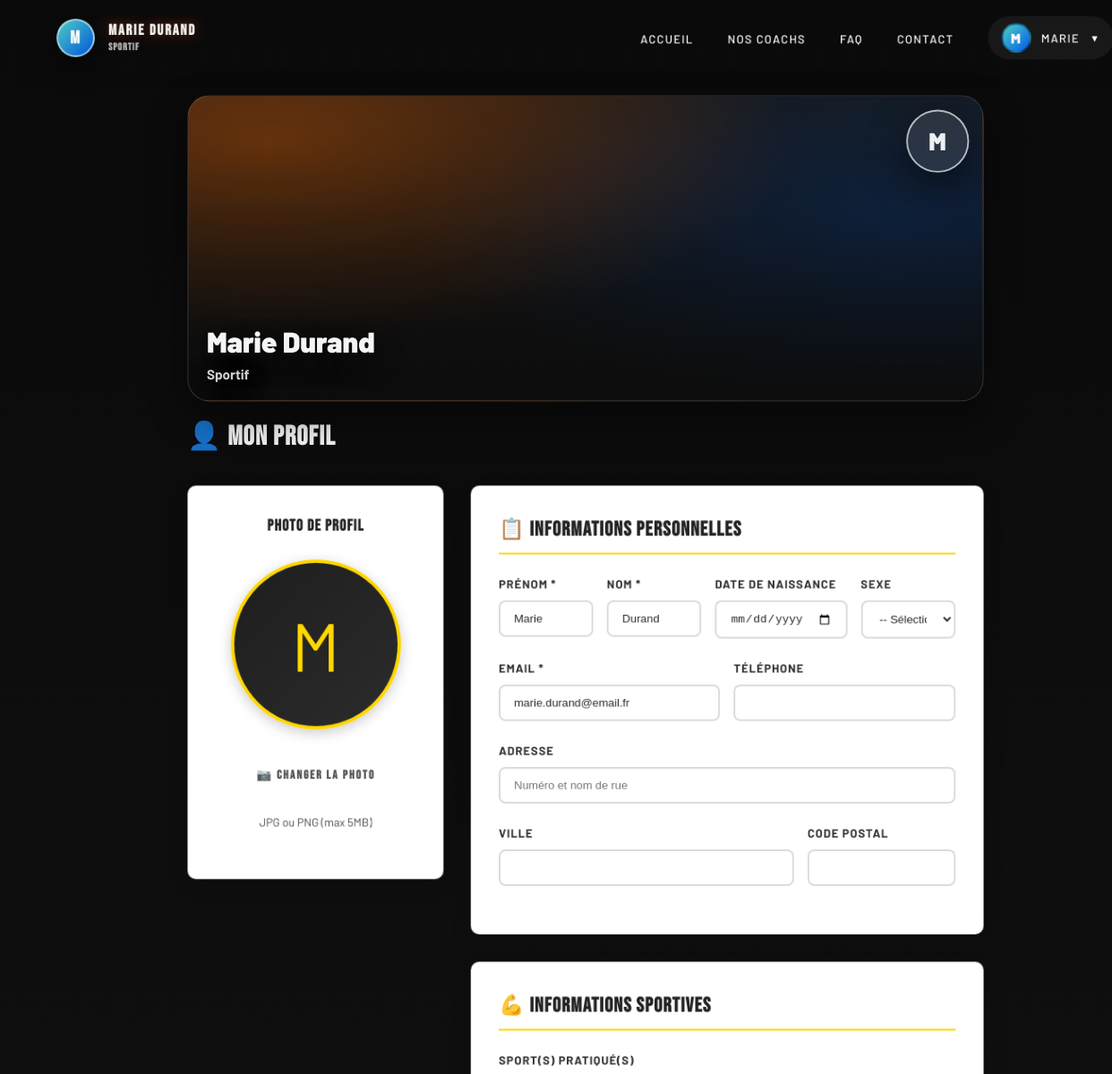
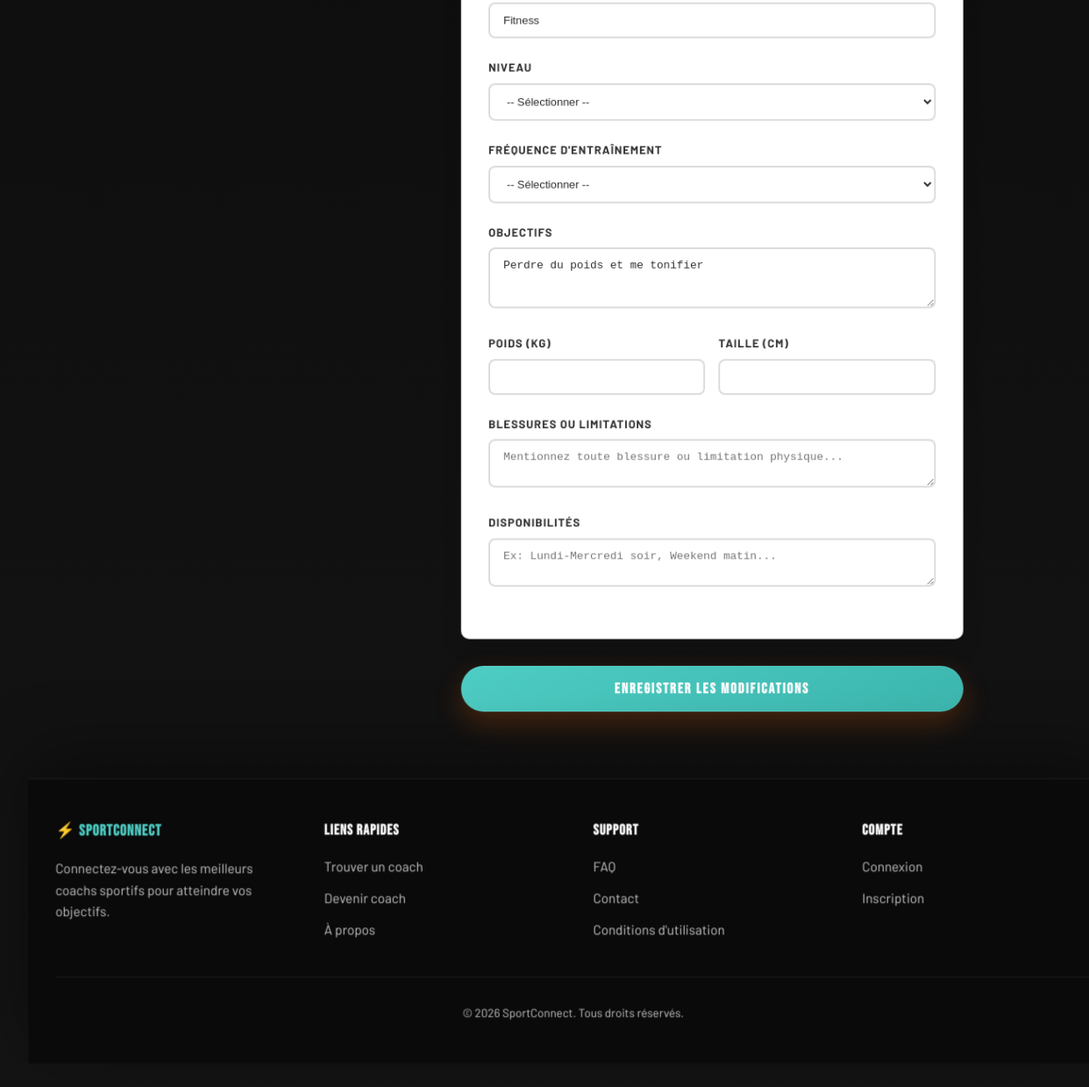
Screenshot of /old/espace-sportif/profil.php (signed in) with the database file from the repository (2 pictures, top to bottom).
### tables this page shows
CREATE TABLE IF NOT EXISTS profils_sportifs (
    id INT AUTO_INCREMENT PRIMARY KEY,
    user_id INT NOT NULL,
    photo_profil VARCHAR(255),
    date_naissance DATE,
    sexe ENUM('M', 'F', 'A'),
    adresse VARCHAR(255),
    ville VARCHAR(100),
    code_postal VARCHAR(10),
    age INT,
    sport_pratique VARCHAR(100),
    objectifs TEXT,
    niveau ENUM('débutant', 'intermédiaire', 'avancé') DEFAULT 'débutant',
    frequence_entrainement VARCHAR(50),
    poids DECIMAL(5,2),
    taille INT,
    blessures TEXT,
    disponibilites TEXT,
    CONSTRAINT fk_profils_sportifs_user FOREIGN KEY (user_id) REFERENCES utilisateurs(id) ON DELETE CASCADE
);

CREATE TABLE IF NOT EXISTS utilisateurs (
    id INT AUTO_INCREMENT PRIMARY KEY,
    nom VARCHAR(100) NOT NULL,
    prenom VARCHAR(100) NOT NULL,
    email VARCHAR(255) UNIQUE NOT NULL,
    mot_de_passe VARCHAR(255) NOT NULL,
    role ENUM('sportif', 'coach', 'admin') DEFAULT 'sportif',
    telephone VARCHAR(20),
    photo_profil VARCHAR(255) DEFAULT 'default.jpg',
    banniere_profil VARCHAR(255) DEFAULT NULL,
    date_inscription DATETIME DEFAULT CURRENT_TIMESTAMP,
    actif TINYINT(1) DEFAULT 1,
    INDEX idx_email (email),
    INDEX idx_role (role)
);

### old/espace-sportif/profil.php (the view, shortened to what this page needs)
<?php
$conn = getConnection();
$user_id = $_SESSION['user_id'];
$stmt = $conn->prepare("
    SELECT u.*, ps.*
    FROM utilisateurs u
    LEFT JOIN profils_sportifs ps ON u.id = ps.user_id
    WHERE u.id = ?
");
$stmt->execute([$user_id]);
$user = $stmt->fetch();
require_once __DIR__ . '/../vues/mise-en-page/entete-sous-dossier.php';
?>
<div class="container" style="max-width: 1000px; margin-top: 2rem;">
    <?php
    $bannerFile = $user['banniere_profil'] ?? null;
    $bannerFileSafe = is_string($bannerFile) ? basename($bannerFile) : '';
    $bannerFileOk = (!empty($bannerFileSafe) && preg_match('/^[a-zA-Z0-9._-]+$/', $bannerFileSafe));
    $hasBanner = $bannerFileOk && file_exists(__DIR__ . '/../telechargements/banners/' . $bannerFileSafe);
    $bannerClass = $hasBanner ? 'sc-profile-banner--image' : 'sc-profile-banner--g-default';
    $bannerStyle = '';
    ?>
    <div class="sc-profile-banner <?= $bannerClass ?>" id="scBanner" style="<?= $bannerStyle ?>">
        <div class="sc-profile-banner__avatar">
            <?php if (!empty($user['photo_profil']) && $user['photo_profil'] !== 'default.jpg' && file_exists('../telechargements/profils/' . $user['photo_profil'])): ?>
                <img src="../telechargements/profils/<?= htmlspecialchars($user['photo_profil']) ?>" alt="">
            <?php else: ?>
                <?= strtoupper(substr($user['prenom'] ?? 'S', 0, 1)) ?>
            <?php endif; ?>
        </div>
        <div class="sc-profile-banner__content">
            <div class="sc-profile-banner__name"><?= htmlspecialchars(($user['prenom'] ?? '') . ' ' . ($user['nom'] ?? '')) ?></div>
            <div class="sc-profile-banner__subtitle">Sportif</div>
        </div>
    </div>
    <h1 style="margin-bottom: 2rem;">👤 Mon profil</h1>
    <form method="POST" enctype="multipart/form-data">
        <div style="display: grid; grid-template-columns: 1fr 2fr; gap: 2rem;">
            <div>
                <div class="card" style="text-align: center;">
                    <h3 style="margin-bottom: 1.5rem;">Photo de profil</h3>
                    <div style="margin-bottom: 1.5rem;">
                        <?php if (!empty($user['photo_profil']) && $user['photo_profil'] !== 'default.jpg' && file_exists('../telechargements/profils/' . $user['photo_profil'])): ?>
                            <img src="../telechargements/profils/<?= htmlspecialchars($user['photo_profil']) ?>"
                                 alt="Photo de profil"
                                 style="width: 200px; height: 200px; border-radius: 50%; object-fit: cover; border: 4px solid #FFD700; box-shadow: 0 4px 15px rgba(0,0,0,0.2);">
                        <?php else: ?>
                            <div style="width: 200px; height: 200px; border-radius: 50%; background: linear-gradient(135deg, #1E1E1E 0%, #2C2C2C 100%); display: flex; align-items: center; justify-content: center; margin: 0 auto; border: 4px solid #FFD700; box-shadow: 0 4px 15px rgba(0,0,0,0.2);">
                                <span style="font-size: 5rem; color: #FFD700;">
                                    <?= strtoupper(substr($user['prenom'], 0, 1)) ?>
                                </span>
                            </div>
                        <?php endif; ?>
                    </div>
                    <div class="form-group">
                        <label class="btn btn-outline" style="cursor: pointer; display: inline-block; width: 100%;">
                            📷 Changer la photo
                        </label>
                        <p style="font-size: 0.85rem; color: var(--gray); margin-top: 0.5rem; text-align: center;">
                            JPG ou PNG (max 5MB)
                        </p>
                    </div>
                </div>
            </div>
            <div>
                <div class="card" style="margin-bottom: 2rem;">
                    <h2 style="margin-bottom: 1.5rem; border-bottom: 2px solid #FFD700; padding-bottom: 0.5rem;">
                        📋 Informations personnelles
                    </h2>
                    <div style="display: grid; grid-template-columns: repeat(4, 1fr); gap: 1rem;">
                        <div class="form-group">
                            <label class="form-label">Prénom *</label>
                            <input type="text" name="prenom" class="form-control" required value="<?= htmlspecialchars($user['prenom']) ?>">
                        </div>
                        <div class="form-group">
                            <label class="form-label">Nom *</label>
                            <input type="text" name="nom" class="form-control" required value="<?= htmlspecialchars($user['nom']) ?>">
                        </div>
                        <div class="form-group">
                            <label class="form-label">Date de naissance</label>
                            <input type="date" name="date_naissance" class="form-control" value="<?= htmlspecialchars($user['date_naissance'] ?? '') ?>">
                        </div>
                        <div class="form-group">
                            <label class="form-label">Sexe</label>
                            <select name="sexe" class="form-control">
                                <option value="">-- Sélectionner --</option>
                            </select>
                        </div>
                    </div>
                    <div style="display: grid; grid-template-columns: repeat(2, 1fr); gap: 1rem;">
                        <div class="form-group">
                            <label class="form-label">Email *</label>
                            <input type="email" name="email" class="form-control" required value="<?= htmlspecialchars($user['email']) ?>">
                        </div>
                        <div class="form-group">
                            <label class="form-label">Téléphone</label>
                            <input type="tel" name="telephone" class="form-control" value="<?= htmlspecialchars($user['telephone'] ?? '') ?>">
                        </div>
                    </div>
                    <div class="form-group">
                        <label class="form-label">Adresse</label>
                        <input type="text" name="adresse" class="form-control" placeholder="Numéro et nom de rue" value="<?= htmlspecialchars($user['adresse'] ?? '') ?>">
                    </div>
                    <div style="display: grid; grid-template-columns: 2fr 1fr; gap: 1rem;">
                        <div class="form-group">
                            <label class="form-label">Ville</label>
                            <input type="text" name="ville" class="form-control" value="<?= htmlspecialchars($user['ville'] ?? '') ?>">
                        </div>
                        <div class="form-group">
                            <label class="form-label">Code postal</label>
                            <input type="text" name="code_postal" class="form-control" maxlength="5" value="<?= htmlspecialchars($user['code_postal'] ?? '') ?>">
                        </div>
                    </div>
                </div>
                <div class="card" style="margin-bottom: 2rem;">
                    <h2 style="margin-bottom: 1.5rem; border-bottom: 2px solid #FFD700; padding-bottom: 0.5rem;">
                        💪 Informations sportives
                    </h2>
                    <div class="form-group">
                        <label class="form-label">Sport(s) pratiqué(s)</label>
                        <input type="text" name="sport_pratique" class="form-control" placeholder="Ex: Musculation, Course à pied, Yoga..." value="<?= htmlspecialchars($user['sport_pratique'] ?? '') ?>">
                    </div>
                    <div class="form-group">
                        <label class="form-label">Niveau</label>
                        <select name="niveau" class="form-control">
                            <option value="">-- Sélectionner --</option>
                        </select>
                    </div>
                    <div class="form-group">
                        <label class="form-label">Fréquence d'entraînement</label>
                        <select name="frequence_entrainement" class="form-control">
                            <option value="">-- Sélectionner --</option>
                        </select>
                    </div>
                    <div class="form-group">
                        <label class="form-label">Objectifs</label>
                        <textarea name="objectifs" class="form-control" rows="3" placeholder="Ex: Perdre du poids, Gagner en muscle, Améliorer mon endurance..."><?= htmlspecialchars($user['objectifs'] ?? '') ?></textarea>
                    </div>
                    <div style="display: grid; grid-template-columns: 1fr 1fr; gap: 1rem;">
                        <div class="form-group">
                            <label class="form-label">Poids (kg)</label>
                            <input type="number" name="poids" class="form-control" step="0.1" min="0" value="<?= htmlspecialchars($user['poids'] ?? '') ?>">
                        </div>
                        <div class="form-group">
                            <label class="form-label">Taille (cm)</label>
                            <input type="number" name="taille" class="form-control" min="0" value="<?= htmlspecialchars($user['taille'] ?? '') ?>">
                        </div>
                    </div>
                    <div class="form-group">
                        <label class="form-label">Blessures ou limitations</label>
                        <textarea name="blessures" class="form-control" rows="2" placeholder="Mentionnez toute blessure ou limitation physique..."><?= htmlspecialchars($user['blessures'] ?? '') ?></textarea>
                    </div>
                    <div class="form-group">
                        <label class="form-label">Disponibilités</label>
                        <textarea name="disponibilites" class="form-control" rows="2" placeholder="Ex: Lundi-Mercredi soir, Weekend matin..."><?= htmlspecialchars($user['disponibilites'] ?? '') ?></textarea>
                    </div>
                </div>
                <button type="submit" class="btn btn-primary" style="width: 100%; padding: 1rem; font-size: 1.1rem;">
                    Enregistrer les modifications
                </button>
            </div>
        </div>
    </form>
</div>
<?php require_once __DIR__ . '/../vues/mise-en-page/pied-de-page-sous-dossier.php'; ?>

### rows the page displays
profils_sportifs: user.prenom "M", user.nom "Marie Durand", prenom "Marie", nom "Durand", email "marie.durand@email.fr", sport_pratique "Fitness", objectifs "Perdre du poids et me tonifier"

### other values shown
substr($_SESSION['prenom'], 0, 1) "M"
$_SESSION['prenom'] . ' ' . $_SESSION['nom'] "MARIE DURAND"
$_SESSION['role'] "SPORTIF"
$_SESSION['prenom'] "MARIE"
